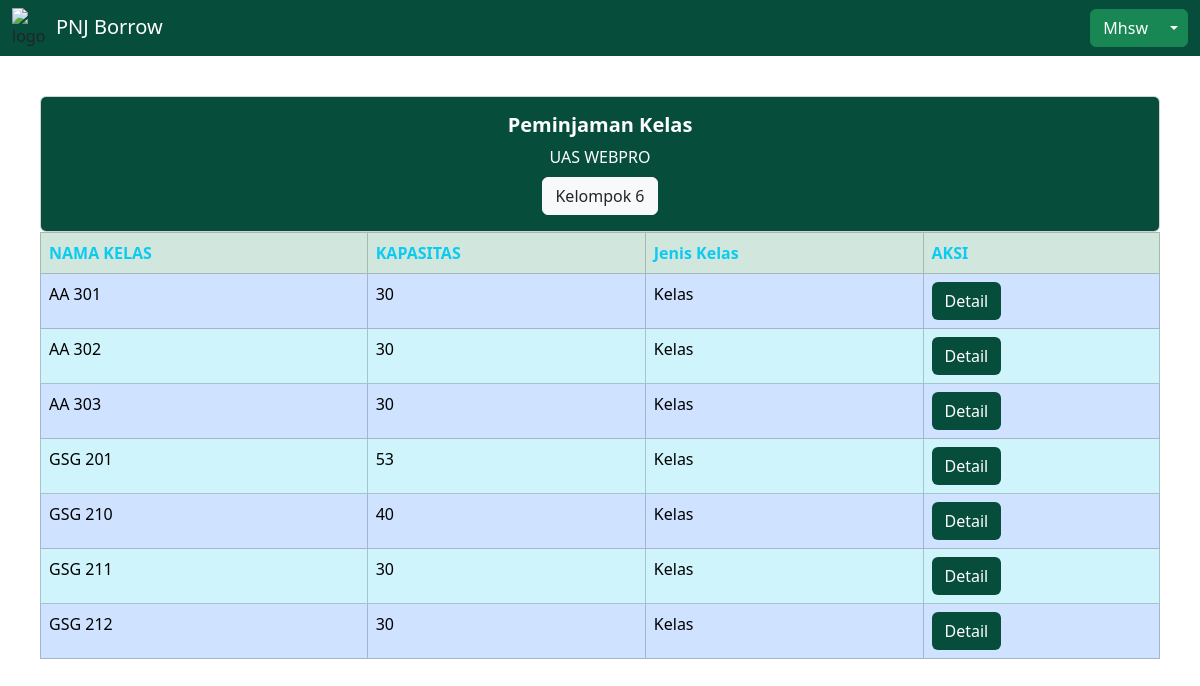
/index.php (signed in), run on the app's committed database.
### tables this page shows
CREATE TABLE IF NOT EXISTS `kelas` (
  `id_kelas` varchar(50) NOT NULL,
  `nama_kelas` varchar(50) NOT NULL,
  `kapasitas_kelas` int NOT NULL,
  `jenis_kelas` varchar(50) NOT NULL DEFAULT 'Kelas',
  PRIMARY KEY (`id_kelas`)
);

### index.php (the view, shortened to what this page needs)
<?php
include("connection.php");
$query = "SELECT * FROM kelas";
$result = $conn->query($query);
$pinjamruangan = array();
if ($result !== false) {
  while ($row = $result->fetch(PDO::FETCH_ASSOC)) {
    $pinjamruangan[] = array(
      'id' => $row['id_kelas'],
      'namakelas' => $row['nama_kelas'],
      'kapasitas' => $row['kapasitas_kelas'],
      'jenis_kelas' => $row['jenis_kelas'],
    );
  }
} else {
  echo "Error executing query: " . $conn->errorInfo()[2];
}
?>
<!DOCTYPE html>
<html lang="en">
<head>
  <link href="https://cdn.jsdelivr.net/npm/bootstrap@5.3.2/dist/css/bootstrap.min.css" rel="stylesheet" />
</head>
<body>
  <div class="page-holder bg-cover">
    <nav style="background-color: #064e3b;" class="navbar navbar-expand-xl navbar-light">
      <div class="container-fluid">
        <div class="d-flex flex-row">
          <img src="./Meta/logoooo0.png" style="width: 40px; height: 40px;" alt="logo">
          <div class="p-1">
            <a class="navbar-brand text-white" href="#">PNJ Borrow</a>
          </div>
        </div>
        <div class="btn-group">
          <button type="button" class="btn btn-success text-white"><?= $_SESSION["username"] ?></button>
          <button type="button" class="btn dropdown-toggle dropdown-toggle-split btn-success" data-bs-toggle="dropdown" data-bs-display="static" aria-expanded="false">
          </button>
        </div>
      </div>
    </nav>
    <div class="filter-box" style="padding-bottom: 10px; border-radius: 30px; padding: 40px;">
      <header class="text-center text-white">
        <div class="row">
          <div class="col-sm-12 mb-3 mb-sm-0 center mx-auto">
            <div class="card">
              <div style="border-radius: 5px; background-color: #064e3b;" class="card-body">
                <h5 class="card-title text-success fw-bolder text-white">Peminjaman Kelas</h5>
                <p class="card-title text-success text-white">UAS WEBPRO</p>
                <button type="button" class="btn btn-light" data-bs-toggle="modal" data-bs-target="#Anggota">
                  <p class="card-text text-light text-dark">Kelompok 6</p>
                </button>
              </div>
            </div>
          </div>
        </div>
      </header>
      <table class='table table-hover table-bordered '>
        <thead class=" table-success ">
          <tr>
            <th class="text-info">NAMA KELAS</th>
            <th class="text-info">KAPASITAS</th>
            <th class="text-info">Jenis Kelas</th>
            <th class="text-info">AKSI</th>
          </tr>
        </thead>
        <tbody id="TableJadwal">
          <?php foreach ($pinjamruangan as $key => $jadwal) : ?>
            <tr class="<?php echo $key % 2 == 0 ? 'table-primary' : 'table-info'; ?> ">
              <td><?php echo $jadwal['namakelas']; ?></td>
              <td><?php echo $jadwal['kapasitas']; ?></td>
              <td><?php echo $jadwal['jenis_kelas']; ?></td>
              <td>
                <a style="background-color: #064e3b;" href="detail_kelas.php?id=<?php echo $jadwal['id']; ?>" class="btn text-white ">Detail</a>
              </td>
            </tr>
          <?php endforeach; ?>
        </tbody>
      </table>
    </div>
  </div>
</body>
</html>

### data on the page
kelas: nama_kelas "AA 301", kapasitas_kelas "30", jenis_kelas "Kelas"
kelas: nama_kelas "AA 302", kapasitas_kelas "30", jenis_kelas "Kelas"
kelas: nama_kelas "AA 303", kapasitas_kelas "30", jenis_kelas "Kelas"
kelas: nama_kelas "GSG 201", kapasitas_kelas "53", jenis_kelas "Kelas"
kelas: nama_kelas "GSG 210", kapasitas_kelas "40", jenis_kelas "Kelas"
kelas: nama_kelas "GSG 211", kapasitas_kelas "30", jenis_kelas "Kelas"
kelas: nama_kelas "GSG 212", kapasitas_kelas "30", jenis_kelas "Kelas"

### other printed values
$_SESSION["username"] "Mhsw"
